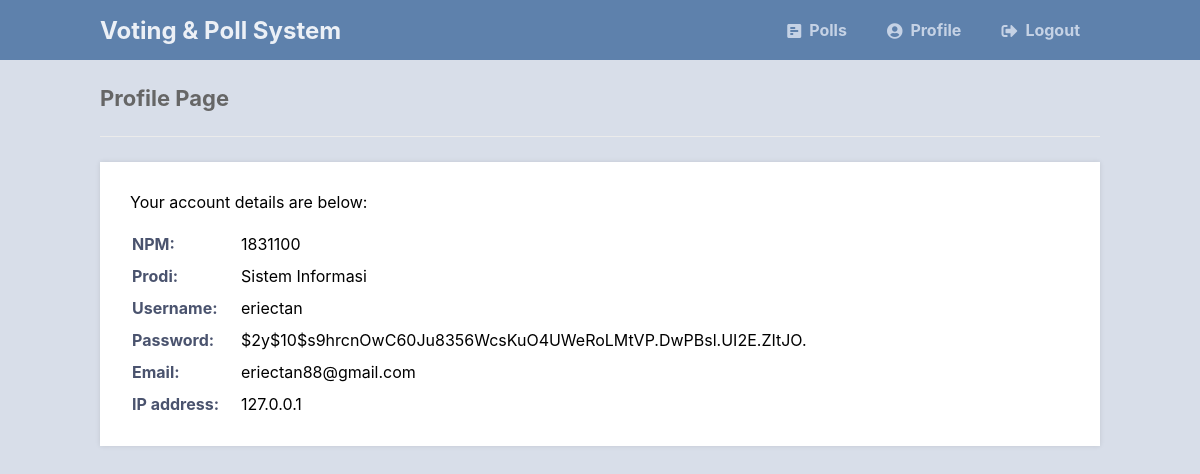
Page /profile.php (signed in) on the committed database.
### tables this page shows
CREATE TABLE `accounts` (
  `id` int(11) NOT NULL,
  `username` varchar(50) NOT NULL,
  `password` varchar(255) NOT NULL,
  `email` varchar(100) NOT NULL,
  `npm` varchar(255) NOT NULL,
  `ip` varchar(255) NOT NULL,
  `prodi` varchar(255) NOT NULL
);

### profile.php (the view, shortened to what this page needs)
<?php
include 'functions.php';
$DATABASE_HOST = 'localhost';
$DATABASE_USER = 'root';
$DATABASE_PASS = '';
$DATABASE_NAME = 'phppoll';
$con = mysqli_connect($DATABASE_HOST, $DATABASE_USER, $DATABASE_PASS, $DATABASE_NAME);
$stmt = $con->prepare('SELECT password, email, npm, prodi FROM accounts WHERE id = ?');
$stmt->bind_param('i', $_SESSION['id']);
$stmt->execute();
$stmt->bind_result($password, $email, $npm, $prodi);
?>
<?=template_header('Polls')?>
<div class="content">
	<h2>Profile Page</h2>
	<div>
		<p>Your account details are below:</p>
		<table>
			<tr>
				<td>NPM:</td>
				<td><?=$npm?></td>
			</tr>
			<tr>
				<td>Prodi:</td>
				<td><?=$prodi?></td>
			</tr>
			<tr>
				<td>Username:</td>
				<td><?=$_SESSION['name']?></td>
			</tr>
			<tr>
				<td>Password:</td>
				<td><?=$password?></td>
			</tr>
			<tr>
				<td>Email:</td>
				<td><?=$email?></td>
			</tr>
			<tr>
				<td>IP address:</td>
				<td><?=$_SESSION['ip']?></td>
			</tr>
		</table>
	</div>
</div>
<?=template_footer()?>

### style.css (style rules this page uses)
* { box-sizing: border-box; font-family: -apple-system, BlinkMacSystemFont, "segoe ui", roboto, oxygen, ubuntu, cantarell, "fira sans", "droid sans", "helvetica neue", Arial, sans-serif; font-size: 16px; -webkit-font-smoothing: antialiased; -moz-osx-font-smoothing: grayscale; }
body { background-color: var(--nord4); margin: 0; }
.content { width: 1000px; margin: 0 auto; }
.content h2 { margin: 0; padding: 25px 0; font-size: 22px; border-bottom: 1px solid #ebebeb; color: #666666; }
.content>p, .content>div { box-shadow: 0 0 5px 0 rgba(0, 0, 0, 0.1); margin: 25px 0; padding: 25px; background-color: #fff; }
.content>p table td, .content>div table td { padding: 5px; }
.content>p table td:first-child, .content>div table td:first-child { font-weight: bold; color: #4a536e; padding-right: 15px; }
.content>div p { padding: 5px; margin: 0 0 10px 0; }

### nord.css (style rules this page uses)
:root { --nord0: #2e3440; --nord1: #3b4252; --nord2: #434c5e; --nord3: #4c566a; --nord4: #d8dee9; --nord5: #e5e9f0; --nord6: #eceff4; --nord7: #8fbcbb; --nord8: #88c0d0; --nord9: #81a1c1; --nord10: #5e81ac; --nord11: #bf616a; --nord12: #d08770; --nord13: #ebcb8b; --nord14: #a3be8c; --nord15: #b48ead; }

### rows in the picture
accounts: npm "1831100", prodi "Sistem Informasi", password "$2y$10$s9hrcnOwC60Ju8356WcsKuO4UWeRoLMtVP.DwPBsl.UI2E.ZItJO.", email "eriectan88@gmail.com"

### other values in the picture
$_SESSION['name'] "eriectan"
$_SESSION['ip'] "127.0.0.1"
